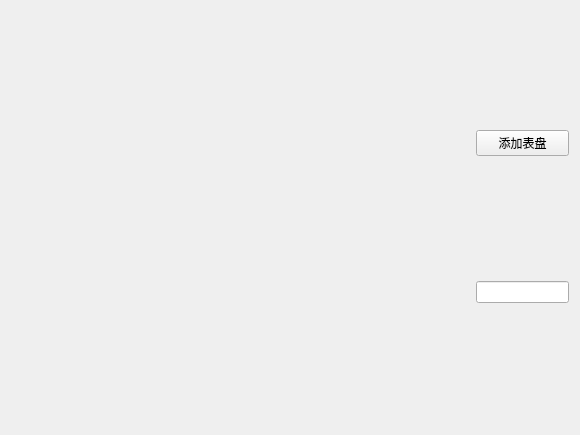
<?xml version="1.0" encoding="UTF-8"?>
<ui version="4.0">
 <class>RtMonitorForm</class>
 <widget class="QWidget" name="RtMonitorForm">
  <property name="geometry">
   <rect>
    <x>0</x>
    <y>0</y>
    <width>580</width>
    <height>435</height>
   </rect>
  </property>
  <property name="windowTitle">
   <string>Form</string>
  </property>
  <layout class="QHBoxLayout" name="horizontalLayout_2">
   <item>
    <layout class="QHBoxLayout" name="horizontalLayout" stretch="5,1">
     <item>
      <layout class="QVBoxLayout" name="verticalLayout_left" stretch="5,1">
       <item>
        <layout class="QGridLayout" name="girdLayoutMSheet">
         <item row="0" column="0">
          <spacer name="horizontalSpacer">
           <property name="orientation">
            <enum>Qt::Horizontal</enum>
           </property>
           <property name="sizeHint" stdset="0">
            <size>
             <width>40</width>
             <height>20</height>
            </size>
           </property>
          </spacer>
         </item>
        </layout>
       </item>
       <item>
        <spacer name="verticalSpacer">
         <property name="orientation">
          <enum>Qt::Vertical</enum>
         </property>
         <property name="sizeHint" stdset="0">
          <size>
           <width>20</width>
           <height>40</height>
          </size>
         </property>
        </spacer>
       </item>
      </layout>
     </item>
     <item>
      <layout class="QVBoxLayout" name="verticalLayout">
       <item>
        <widget class="QPushButton" name="pushButton">
         <property name="text">
          <string>添加表盘</string>
         </property>
        </widget>
       </item>
       <item>
        <widget class="QLineEdit" name="lineEdit"/>
       </item>
      </layout>
     </item>
    </layout>
   </item>
  </layout>
 </widget>
 <resources/>
 <connections/>
</ui>
